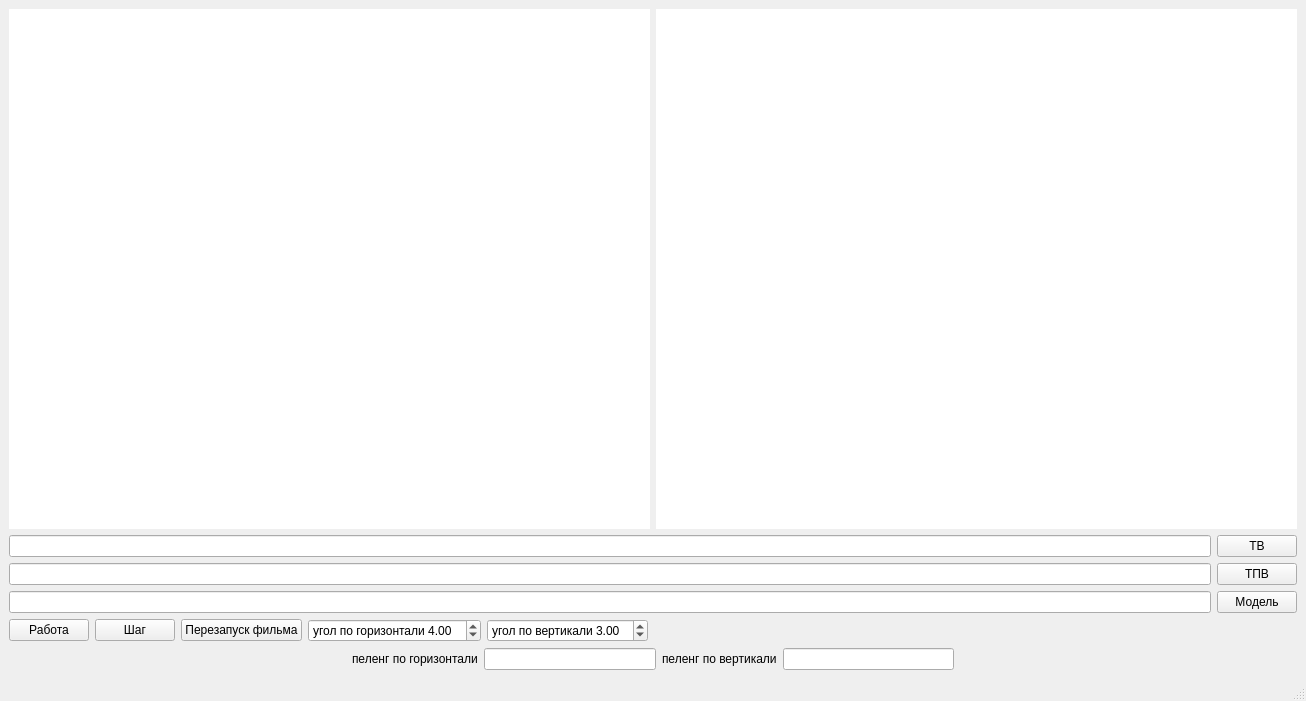
<?xml version="1.0" encoding="UTF-8"?>
<ui version="4.0">
 <class>NIUI</class>
 <widget class="QMainWindow" name="NIUI">
  <property name="geometry">
   <rect>
    <x>0</x>
    <y>0</y>
    <width>1306</width>
    <height>701</height>
   </rect>
  </property>
  <property name="windowTitle">
   <string>NIUI</string>
  </property>
  <widget class="QWidget" name="centralwidget">
   <layout class="QVBoxLayout" name="verticalLayout">
    <item>
     <layout class="QHBoxLayout" name="horizontalLayoutDisplay">
      <item>
       <widget class="QGraphicsView" name="graphicsViewTV">
        <property name="minimumSize">
         <size>
          <width>640</width>
          <height>480</height>
         </size>
        </property>
        <property name="frameShape">
         <enum>QFrame::Shape::NoFrame</enum>
        </property>
       </widget>
      </item>
      <item>
       <widget class="QGraphicsView" name="graphicsViewIR">
        <property name="minimumSize">
         <size>
          <width>640</width>
          <height>480</height>
         </size>
        </property>
        <property name="frameShape">
         <enum>QFrame::Shape::NoFrame</enum>
        </property>
       </widget>
      </item>
     </layout>
    </item>
    <item>
     <layout class="QHBoxLayout" name="horizontalLayoutTV">
      <item>
       <widget class="QLineEdit" name="lineEditTV"/>
      </item>
      <item>
       <widget class="QPushButton" name="pushButtonTV">
        <property name="text">
         <string>ТВ</string>
        </property>
       </widget>
      </item>
     </layout>
    </item>
    <item>
     <layout class="QHBoxLayout" name="horizontalLayoutIR">
      <item>
       <widget class="QLineEdit" name="lineEditIR"/>
      </item>
      <item>
       <widget class="QPushButton" name="pushButtonIR">
        <property name="text">
         <string>ТПВ</string>
        </property>
       </widget>
      </item>
     </layout>
    </item>
    <item>
     <layout class="QHBoxLayout" name="horizontalLayout_Model">
      <item>
       <widget class="QLineEdit" name="lineEditModel"/>
      </item>
      <item>
       <widget class="QPushButton" name="pushButtonModel">
        <property name="text">
         <string>Модель</string>
        </property>
       </widget>
      </item>
     </layout>
    </item>
    <item>
     <layout class="QHBoxLayout" name="horizontalLayoutControls">
      <item>
       <widget class="QPushButton" name="pushButtonRun">
        <property name="text">
         <string>Работа</string>
        </property>
        <property name="checkable">
         <bool>true</bool>
        </property>
       </widget>
      </item>
      <item>
       <widget class="QPushButton" name="pushButtonSingleFrame">
        <property name="text">
         <string>Шаг</string>
        </property>
       </widget>
      </item>
      <item>
       <widget class="QPushButton" name="pushButtonRestart">
        <property name="text">
         <string>Перезапуск фильма</string>
        </property>
       </widget>
      </item>
      <item>
       <widget class="QDoubleSpinBox" name="doubleSpinBoxCornerHor">
        <property name="prefix">
         <string>угол по горизонтали </string>
        </property>
        <property name="singleStep">
         <double>0.100000000000000</double>
        </property>
        <property name="value">
         <double>4.000000000000000</double>
        </property>
       </widget>
      </item>
      <item>
       <widget class="QDoubleSpinBox" name="doubleSpinBoxCprnerVer">
        <property name="prefix">
         <string>угол по вертикали </string>
        </property>
        <property name="singleStep">
         <double>0.100000000000000</double>
        </property>
        <property name="value">
         <double>3.000000000000000</double>
        </property>
       </widget>
      </item>
      <item>
       <spacer name="horizontalSpacerControls">
        <property name="orientation">
         <enum>Qt::Orientation::Horizontal</enum>
        </property>
        <property name="sizeHint" stdset="0">
         <size>
          <width>40</width>
          <height>20</height>
         </size>
        </property>
       </spacer>
      </item>
     </layout>
    </item>
    <item>
     <layout class="QHBoxLayout" name="horizontalLayoutPelengs">
      <item>
       <spacer name="horizontalSpacer_3">
        <property name="orientation">
         <enum>Qt::Orientation::Horizontal</enum>
        </property>
        <property name="sizeHint" stdset="0">
         <size>
          <width>40</width>
          <height>20</height>
         </size>
        </property>
       </spacer>
      </item>
      <item>
       <spacer name="horizontalSpacer_2">
        <property name="orientation">
         <enum>Qt::Orientation::Horizontal</enum>
        </property>
        <property name="sizeHint" stdset="0">
         <size>
          <width>80</width>
          <height>20</height>
         </size>
        </property>
       </spacer>
      </item>
      <item>
       <widget class="QLabel" name="label">
        <property name="text">
         <string>пеленг по горизонтали</string>
        </property>
       </widget>
      </item>
      <item>
       <widget class="QLineEdit" name="lineEditPelengHor"/>
      </item>
      <item>
       <widget class="QLabel" name="label_2">
        <property name="text">
         <string>пеленг по вертикали</string>
        </property>
       </widget>
      </item>
      <item>
       <widget class="QLineEdit" name="lineEditPelengVer"/>
      </item>
      <item>
       <spacer name="horizontalSpacer">
        <property name="orientation">
         <enum>Qt::Orientation::Horizontal</enum>
        </property>
        <property name="sizeType">
         <enum>QSizePolicy::Policy::Expanding</enum>
        </property>
        <property name="sizeHint" stdset="0">
         <size>
          <width>80</width>
          <height>20</height>
         </size>
        </property>
       </spacer>
      </item>
      <item>
       <spacer name="horizontalSpacer_4">
        <property name="orientation">
         <enum>Qt::Orientation::Horizontal</enum>
        </property>
        <property name="sizeHint" stdset="0">
         <size>
          <width>40</width>
          <height>20</height>
         </size>
        </property>
       </spacer>
      </item>
     </layout>
    </item>
   </layout>
  </widget>
  <widget class="QMenuBar" name="menubar">
   <property name="geometry">
    <rect>
     <x>0</x>
     <y>0</y>
     <width>1306</width>
     <height>22</height>
    </rect>
   </property>
  </widget>
  <widget class="QStatusBar" name="statusbar"/>
 </widget>
 <resources/>
 <connections/>
</ui>
